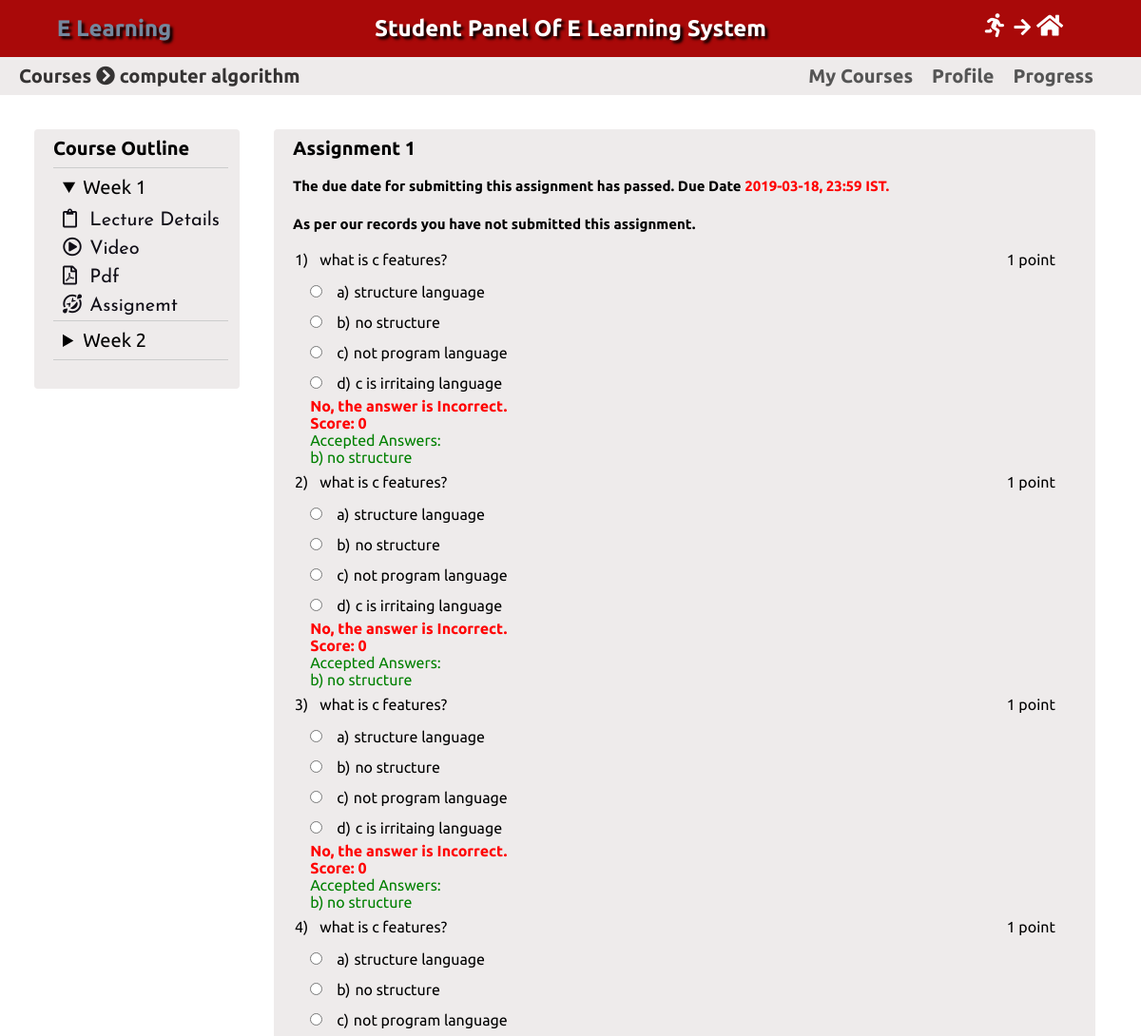
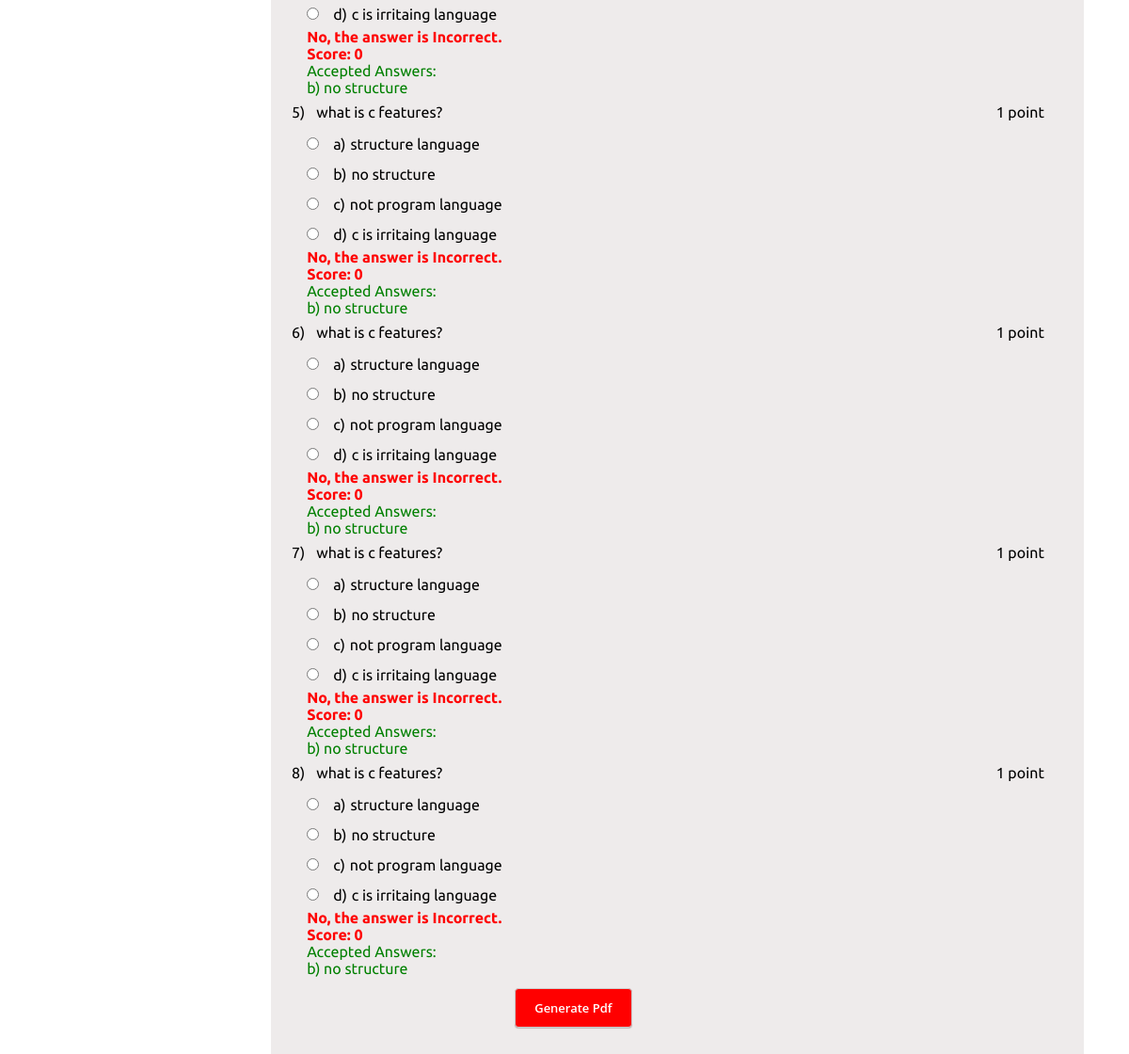
Screenshot of /student/admin/course_index.php?c_id=6&assignment=5 with the database file from the repository (2 pictures, top to bottom).
### tables this page shows
CREATE TABLE `courses` (
  `c_id` int(11) NOT NULL,
  `c_name` varchar(50) NOT NULL,
  `c_details` varchar(1000) NOT NULL,
  `c_learn` varchar(100) NOT NULL,
  `cat_id` int(11) NOT NULL,
  `sub_cat_id` int(11) NOT NULL,
  `lang_id` int(11) NOT NULL,
  `c_level` varchar(40) NOT NULL,
  `c_price` int(11) NOT NULL,
  `c_offer` int(11) NOT NULL,
  `con_id` int(11) NOT NULL,
  `start_date` date NOT NULL,
  `end_date` date NOT NULL,
  `c_photo` varchar(100) NOT NULL,
  `c_duration` int(11) NOT NULL
);

CREATE TABLE `lectures` (
  `lecture_id` int(11) NOT NULL,
  `con_id` int(11) NOT NULL,
  `c_id` int(11) NOT NULL,
  `l_name` varchar(100) NOT NULL,
  `l_details` varchar(1000) NOT NULL,
  `l_no` int(11) NOT NULL,
  `due_date` date NOT NULL
);

CREATE TABLE `assignment_questions` (
  `question_id` int(11) NOT NULL,
  `question` varchar(500) NOT NULL,
  `option_1` varchar(100) NOT NULL,
  `option_2` varchar(100) NOT NULL,
  `option_3` varchar(110) NOT NULL,
  `option_4` varchar(100) NOT NULL,
  `answer` varchar(100) NOT NULL,
  `lecture_id` int(11) NOT NULL
);

### student/admin/course_index.php (the view, shortened to what this page needs)
<!doctype html>
<html>
	<head>
			<link rel="stylesheet" href="https://use.fontawesome.com/releases/v5.5.0/css/all.css"/>
		<link rel="stylesheet" href="css/style.css" />
	</head>
	<body>
		<?php include("inc/header.php");
			include("inc/db.php");
					$get_cat123=$con->prepare("select *from courses where c_id='".$_GET['c_id']."'");
					$get_cat123->setFetchMode(PDO:: FETCH_ASSOC);
					$get_cat123->execute();
					$rowgetcourse=$get_cat123->fetch();
		?>
		<div id="head123">	<h1>Courses <i class="fas fa-chevron-circle-right"></i> <?php echo"".$rowgetcourse['c_name']."";?> <a href='course_index.php?c_id=<?php echo"".$_GET['c_id']."";?>' style="float:right;margin-right:50px;text-decoration:none;color:#555;">Progress</a> <a href='index.php' style="float:right;margin-right:20px;text-decoration:none;color:#555;">Profile</a><a href='index.php?mycourses' style="float:right;margin-right:20px;text-decoration:none;color:#555;">My Courses</a> </h1></div>
		<div id="bodyleft1">
			<h2>Course Outline</h2>
				<?php
					$get_cat1=$con->prepare("select *from lectures where c_id='".$_GET['c_id']."' order by l_no asc");
					$get_cat1->setFetchMode(PDO:: FETCH_ASSOC);
					$get_cat1->execute();
					$i=1;
					while($row1=$get_cat1->fetch()):
					if(isset($_GET['assignment']))
					{
						$getvalue=$_GET['assignment'];
					}
					if($getvalue==$row1['lecture_id'])
					{
						echo"
							<details open>
								<summary>Week ".$i++."</summary>
								<a href='course_index.php?c_id=".$_GET['c_id']."&lec_details=".$row1['lecture_id']."'><i class='far fa-clipboard'></i> Lecture Details</a>
								<a href='course_index.php?c_id=".$_GET['c_id']."&video=".$row1['lecture_id']."'><i class='far fa-play-circle'></i> Video</a>
								<a href='course_index.php?c_id=".$_GET['c_id']."&pdf=".$row1['lecture_id']."'><i class='far fa-file-pdf'></i> Pdf</a>
								<a href='course_index.php?c_id=".$_GET['c_id']."&assignment=".$row1['lecture_id']."'><i class='far fa-grin-squint-tears'></i> Assignemt</a>
							</details>
						";
					}
					else
					{
						echo"
							<details>
								<summary>Week ".$i++."</summary>
								<a href='course_index.php?c_id=".$_GET['c_id']."&lec_details=".$row1['lecture_id']."'><i class='far fa-clipboard'></i> Lecture Details</a>
								<a href='course_index.php?c_id=".$_GET['c_id']."&video=".$row1['lecture_id']."'><i class='far fa-play-circle'></i> Video</a>
								<a href='course_index.php?c_id=".$_GET['c_id']."&pdf=".$row1['lecture_id']."'><i class='far fa-file-pdf'></i> Pdf</a>
								<a href='course_index.php?c_id=".$_GET['c_id']."&assignment=".$row1['lecture_id']."'><i class='far fa-grin-squint-tears'></i> Assignemt</a>
							</details>
						";
					}
					endwhile;
			?>
		</div>
		<?php
				if(isset($_GET['assignment']))
				{
					$getshowornot=1;
					include("inc/db.php");
									$get_cat12=$con->prepare("select *from lectures where lecture_id='".$_GET['assignment']."'");
									$get_cat12->setFetchMode(PDO:: FETCH_ASSOC);
									$get_cat12->execute();
									$row12=$get_cat12->fetch();
									$getdate=date("Y-m-d");
									$dStart = new DateTime($getdate);
									$dEnd  = new DateTime($row12['due_date']);
									$dDiff = $dStart->diff($dEnd);
									$sym=$dDiff->format('%R');
									$getfinal=$dDiff->days;
									$getorginal="$sym"."$getfinal";
									if($getorginal>0)
										{
											$getduedate="Due date for this assignment:<b style='color:red;'>".$row12['due_date'].",  23:59 IST.</b>";
										}
										else
										{
											$getduedate="The due date for submitting this assignment has passed.  Due Date <b style='color:red;'>".$row12['due_date'].",  23:59 IST.</b>";
											$getshowornot=$getshowornot+1;
										}
										$querycheck21=$con->prepare("select *from last_submit where lecture_id='".$_GET['assignment']."' and con_id='".$_COOKIE['userid']."'");
								$querycheck21->execute();
								$rowfetcdate=$querycheck21->fetch();
								$rowcheck21=$querycheck21->rowCount();
								if($rowcheck21==1)
								{
									$subdate="Assignment submitted on <b style='color:red;'>".$rowfetcdate['date_of_submit']." IST.</b>";
								}
								else
								{
									$subdate="As per our records you have not submitted this assignment.";
								}
				?>
					<div id="bodyright11">
						<h3>Assignment <?php echo"".$row12['l_no']."";?></h3>
						<div id="alertdate">
							<h3 style="font-size:15px;"><?php echo"$getduedate";?></h3>
							<h3 style="font-size:15px;"><?php echo"$subdate";?></h3>
						</div>
						<div id="question" class="checkbox">
							<form method="post" enctype="multipart/form-data">
								<table>
								<?php
									$get_cat1=$con->prepare("select *from assignment_questions where lecture_id='".$_GET['assignment']."'");
									$get_cat1->setFetchMode(PDO:: FETCH_ASSOC);
									$get_cat1->execute();
									$i=1;$id=1;$for=1;$qestion_name=1;
									while($row1=$get_cat1->fetch()):
										$get_cat11=$con->prepare("select *from assignment_answer where question_id='".$row1['question_id']."' and con_id='".$_COOKIE['userid']."'");
										$get_cat11->setFetchMode(PDO:: FETCH_ASSOC);
										$get_cat11->execute();
										$row11=$get_cat11->fetch();
										$checkrow=1;
										if($checkrow==1)
										{
								?>
								<tr>
									<td style="width:10px;padding-left:20px;"><?php echo"".$i++."";?>)</td>
									<td style="width:800px;padding-left:10px;"><?php echo"".$row1['question']."";?></td>
									<td style="width:150px;text-align:center;">1 point</td>
									</tr>
									<tr>
									<td></td>
									<td><input type="radio" id="3<?php echo"".$id++."";?>" name="<?php echo"".$qestion_name."";?>" value="<?php echo"".$row1['option_1']."";?>" ><label for="3<?php echo"".$for++."";?>" ><b>a)</b><?php echo"".$row1['option_1']."";?></label></td>
									<td></td>
									</tr>
									<tr>
									<td></td>
									<td><input type="radio" id="3<?php echo"".$id++."";?>" name="<?php echo"".$qestion_name."";?>" value="<?php echo"".$row1['option_2']."";?>" ><label for="3<?php echo"".$for++."";?>"><b>b)</b><?php echo"".$row1['option_2']."";?></label></td>
									<td></td>
									</tr>
									<tr>
									<td></td>
									<td><input type="radio" id="3<?php echo"".$id++."";?>" name="<?php echo"".$qestion_name."";?>" value="<?php echo"".$row1['option_3']."";?>" ><label for="3<?php echo"".$for++."";?>"><b>c)</b><?php echo"".$row1['option_3']."";?></label></td>
									<td></td>
									</tr>
									<tr>
									<td></td>
									<td><input type="radio" id="3<?php echo"".$id++."";?>" name="<?php echo"".$qestion_name++."";?>" value="<?php echo"".$row1['option_4']."";?>" ><label for="3<?php echo"".$for++."";?>"><b>d)</b><?php echo"".$row1['option_4']."";?></label></td>
									<?php
										}
										?>
										<td><input type="text" style="display:none;" value="<?php echo"".$row1['question_id']."";?>" name="<?php echo"".$qestion_name."";?>" /></td>
									</tr>
									<?php
									if($getshowornot!=1)
									{
										if($row11['answer']==$row1['answer'])
										{
											$anserst="Yes, the answer is Correct.";
											$socre="Score: 1";
										}
										else{
											$anserst="<b style='color:red;'>No, the answer is Incorrect.</b>";
											$socre="<b style='color:red;'>Score: 0</b>";
										}
										if($row1['answer']==$row1['option_4'])
										{
											$answeroption="d)";
										}if($row1['answer']==$row1['option_3'])
										{
											$answeroption="c)";
										}if($row1['answer']==$row1['option_2'])
										{
											$answeroption="b)";
										}
								?>
										<tr>
									<td></td>
									<td style="color:green;"><?php echo"$anserst <br> $socre";?><br>Accepted Answers:<br><?php echo"$answeroption ".$row1['answer']."";?></td>
									<td></td>
									</tr>
								<?php
									}
									$qestion_name++;
										endwhile;
									?>
								</table>
								<?php
									if($getshowornot==1)
									{
								?>
								<p><i class="fas fa-info-circle"></i> You may submit any number of times before the due date. The final submission will be considered for grading.</p>
								<input type="submit" name="submit_answer" value="Submit Answer" title="before check your answer to submit" />
									<?php }
											else
											{
												echo"
													<input type='submit' style='margin-left:30%;background:#FF0000;' name='pdf' value='Generate Pdf' onclick='window.print()' />
												";
											}
									?>
							</form>
						</div>
					</div>
				<?php
				}
		?>
	</body>
</html>

### student/admin/css/style.css (style rules this page uses)
* { margin:0;padding:0;font-family: 'Ubuntu', sans-serif; }

### student/admin/course_index.php (style rules this page uses)
#head123 h1 { height:40px;line-height:40px;font-size:20px;background:#EEEBEB;color:#353333;padding-left:20px; }
#bodyleft1 { width:18%;height:auto;margin:3%;background:#EEEBEB;padding-bottom:30px;font-family: 'Josefin Sans', sans-serif;border-radius:4px;float:left; }
#bodyleft1 h2 { width:85%;font-size:20px;text-align:left;height:40px;line-height:40px;margin-left:20px;border-bottom:1px solid #ccc; }
#bodyleft1 details { border:none;width:85%;font-size:20px;text-align:left;margin-left:20px;border-bottom:1px solid #ccc; }
#bodyleft1 details summary { height:40px;border:none;line-height:40px;padding-left:10px; }
#bodyleft1 details a { display:block;transition:all 0.3s ease-in-out;height:30px;line-height:30px;font-family: 'Josefin Sans', sans-serif;text-decoration:none;padding-left:10px;color:#100e17; }
#bodyleft1 details a i { margin-right:5px;height:30px;width:17px; }
#bodyright11 { width:72%;height:auto;margin-top:3%;background:#EEEBEB;padding-bottom:30px;font-family: 'Patrick Hand', cursive;border-radius:4px;float:left; }
#bodyright11 h3 { width:80%;font-size:20px;text-align:left;height:40px;line-height:40px;margin-left:20px; }
#alertdate { width:100%;height:80px; }
#question { width:100%;height:auto;margin-bottom:20%; }
#question table { width:100%;height:auto; }
#question table tr td { height:30px; }
#question table tr td input[type="radio"] { margin-right:10px;margin-top:5px; }
#question table tr td label { margin-left:5px; }
#question table tr td label b { margin-right:5px;font-weight:normal; }
#question form input[type="submit"] { font-family: "open sans",arial,sans-serif;font-size: 13px; font-weight: 600; line-height: 1.54;box-shadow: 0 1px 1px rgba(0,0,0,.2);transition:all 0.5s ease-in-out;padding:10px 20px 10px 20px;margin-left:20px;margin-top:10px;border-radius:4px;border:1px solid #ccc;color:#fff;background:#555; }

### rows the page displays
courses: c_name "computer algorithm"
lectures: l_no "1", due_date "2019-03-18"
assignment_questions: question "what is c features?", option_1 "structure language", option_2 "no structure", option_3 "not program language", option_4 "c is irritaing language", shows "No, the answer is Incorrect.", answeroption "b)", answer "no structure"
assignment_questions: question "what is c features?", option_1 "structure language", option_2 "no structure", option_3 "not program language", option_4 "c is irritaing language", shows "No, the answer is Incorrect.", answeroption "b)", answer "no structure"
assignment_questions: question "what is c features?", option_1 "structure language", option_2 "no structure", option_3 "not program language", option_4 "c is irritaing language", shows "No, the answer is Incorrect.", answeroption "b)", answer "no structure"
assignment_questions: question "what is c features?", option_1 "structure language", option_2 "no structure", option_3 "not program language", option_4 "c is irritaing language", shows "No, the answer is Incorrect.", answeroption "b)", answer "no structure"
assignment_questions: question "what is c features?", option_1 "structure language", option_2 "no structure", option_3 "not program language", option_4 "c is irritaing language", shows "No, the answer is Incorrect.", answeroption "b)", answer "no structure"
assignment_questions: question "what is c features?", option_1 "structure language", option_2 "no structure", option_3 "not program language", option_4 "c is irritaing language", shows "No, the answer is Incorrect.", answeroption "b)", answer "no structure"
assignment_questions: question "what is c features?", option_1 "structure language", option_2 "no structure", option_3 "not program language", option_4 "c is irritaing language", shows "No, the answer is Incorrect.", answeroption "b)", answer "no structure"
assignment_questions: question "what is c features?", option_1 "structure language", option_2 "no structure", option_3 "not program language", option_4 "c is irritaing language", shows "No, the answer is Incorrect.", answeroption "b)", answer "no structure"

### other values shown
$subdate "As per our records you have not submitted this assignment."
